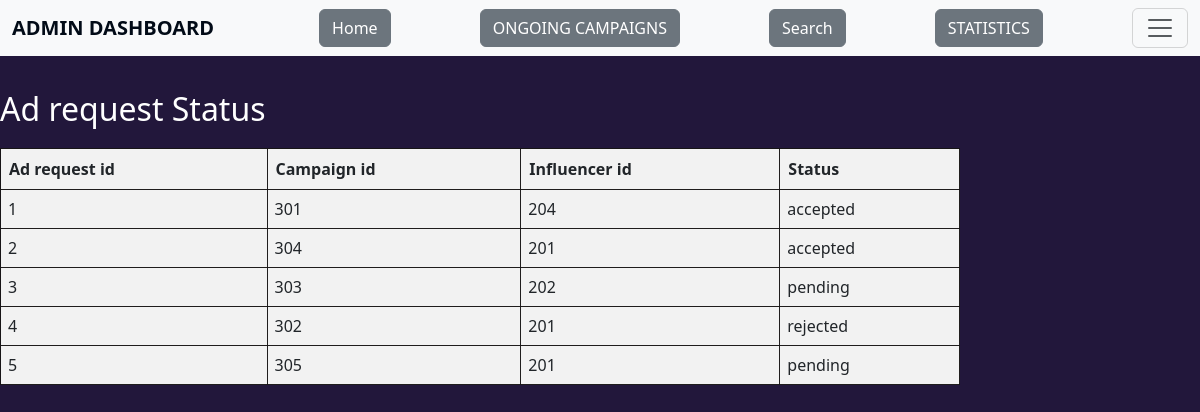
Page /adreq_status on the earlier database version.
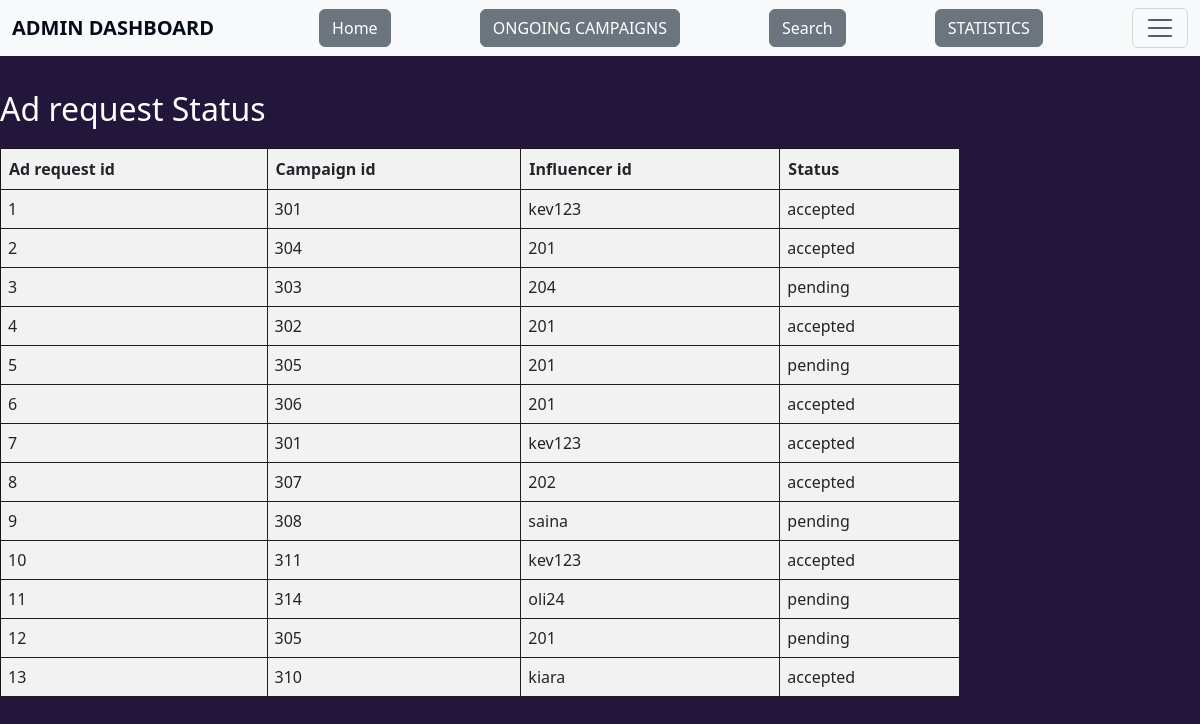
Same page on the later database version.
### application/models.py (models this page shows, shortened)
class Adrequest(db.Model):
    __tablename__="adrequest"
    adreq_id=db.Column(db.Integer,primary_key=True,nullable=False)
    adreq_name=db.Column(db.String,nullable=False)
    inf_id=db.Column(db.Integer,db.ForeignKey("influencer.inf_id"),nullable=False)
    camp_id=db.Column(db.Integer,db.ForeignKey("campaign.camp_id"),nullable=False)
    messages=db.Column(db.String,default=" ")
    requirements=db.Column(db.String)
    pay_amount=db.Column(db.Integer,nullable=False)
    status=db.Column(db.String,nullable=False,default="pending")

### application/controllers.py (the view)
@app.route("/adreq_status",methods=["GET"])
def adreq_status():
    adreq=Adrequest.query.all()
    return render_template("adreq_status.html",adreq=adreq)

### templates/adreq_status.html (shortened to what this page needs)
<!DOCTYPE html>
<html lang="en">
<head>
    <link href="https://cdn.jsdelivr.net/npm/bootstrap@5.3.3/dist/css/bootstrap.min.css" rel="stylesheet">
</head>
<nav class="navbar bg-body-tertiary fixed-top">
    <div class="container-fluid">
        <a class="navbar-brand" href="/">ADMIN DASHBOARD</a>
        <a href="/admin_dashboard"><button class="btn btn-secondary">Home</button></a>
        <a href="/ongoing_camp"><button class="btn btn-secondary">ONGOING CAMPAIGNS</button></a>
        <a href="{{url_for('adminsearch', search_type='common')}}"><button class="btn btn-secondary">Search</button></a>
        <a href="/admin_summary"><button class="btn btn-secondary">STATISTICS</button></a>
        <button class="navbar-toggler" type="button" data-bs-toggle="offcanvas" data-bs-target="#offcanvasNavbar" aria-controls="offcanvasNavbar" aria-label="Toggle navigation">
            <span class="navbar-toggler-icon"></span>
        </button>
    </div>
  </nav>
    <h2 class="white">Ad request Status</h2>
    <table id="ongoing-campaigns">
        <tr>
            <th>Ad request id</th>
            <th>Campaign id</th>
            <th>Influencer id</th>
            <th>Status</th>
        </tr>
        {%for i in adreq%}
            <tr>
                <td>{{i.adreq_id}}</td>
                <td>{{i.camp_id}}</td>
                <td>{{i.inf_id}}</td>
                <td>{{i.status}}</td>
            </tr>
        {%endfor%}
    </table>
</body>
</html>

Differences in the rows shown:
changed Adrequest id 1: inf_id "204" → "kev123"
changed Adrequest id 3: inf_id "202" → "204"
changed Adrequest id 4: status "rejected" → "accepted"
added Adrequest: adreq_id "6", camp_id "306", inf_id "201", status "accepted"
added Adrequest: adreq_id "7", camp_id "301", inf_id "kev123", status "accepted"
added Adrequest: adreq_id "8", camp_id "307", inf_id "202", status "accepted"
added Adrequest: adreq_id "9", camp_id "308", inf_id "saina", status "pending"
added Adrequest: adreq_id "10", camp_id "311", inf_id "kev123", status "accepted"
added Adrequest: adreq_id "11", camp_id "314", inf_id "oli24", status "pending"
added Adrequest: adreq_id "12", camp_id "305", inf_id "201", status "pending"
added Adrequest: adreq_id "13", camp_id "310", inf_id "kiara", status "accepted"
